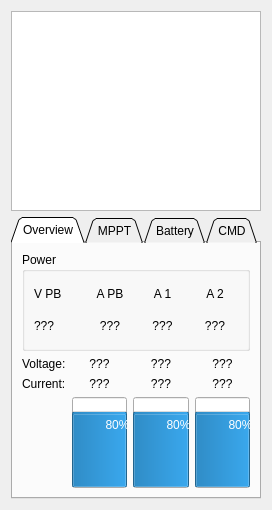
<?xml version="1.0" encoding="UTF-8"?>
<ui version="4.0">
 <class>EnergyBudget</class>
 <widget class="QWidget" name="EnergyBudget">
  <property name="geometry">
   <rect>
    <x>0</x>
    <y>0</y>
    <width>268</width>
    <height>485</height>
   </rect>
  </property>
  <property name="windowTitle">
   <string>Form</string>
  </property>
  <layout class="QVBoxLayout" name="verticalLayout_2">
   <item>
    <widget class="QGraphicsView" name="overviewGraphicsView">
     <property name="minimumSize">
      <size>
       <width>250</width>
       <height>200</height>
      </size>
     </property>
     <property name="verticalScrollBarPolicy">
      <enum>Qt::ScrollBarAlwaysOff</enum>
     </property>
     <property name="horizontalScrollBarPolicy">
      <enum>Qt::ScrollBarAlwaysOff</enum>
     </property>
     <property name="interactive">
      <bool>false</bool>
     </property>
    </widget>
   </item>
   <item>
    <widget class="QTabWidget" name="tabWidget">
     <property name="tabShape">
      <enum>QTabWidget::Triangular</enum>
     </property>
     <property name="currentIndex">
      <number>0</number>
     </property>
     <widget class="QWidget" name="overviewTab">
      <attribute name="title">
       <string>Overview</string>
      </attribute>
      <layout class="QVBoxLayout" name="verticalLayout">
       <item>
        <widget class="QGroupBox" name="PowerGroupBox">
         <property name="title">
          <string>Power</string>
         </property>
         <layout class="QGridLayout" name="gridLayout_3">
          <item row="0" column="0">
           <widget class="QLabel" name="powerVLabel">
            <property name="text">
             <string>V PB</string>
            </property>
           </widget>
          </item>
          <item row="0" column="1">
           <widget class="QLabel" name="powerALabel">
            <property name="text">
             <string>A PB</string>
            </property>
            <property name="alignment">
             <set>Qt::AlignCenter</set>
            </property>
           </widget>
          </item>
          <item row="0" column="2">
           <widget class="QLabel" name="powerA1Label">
            <property name="text">
             <string>A 1</string>
            </property>
            <property name="alignment">
             <set>Qt::AlignCenter</set>
            </property>
           </widget>
          </item>
          <item row="0" column="3">
           <widget class="QLabel" name="powerA2Label">
            <property name="text">
             <string>A 2</string>
            </property>
            <property name="alignment">
             <set>Qt::AlignCenter</set>
            </property>
           </widget>
          </item>
          <item row="1" column="0">
           <widget class="QLabel" name="powerVValue">
            <property name="text">
             <string>???</string>
            </property>
           </widget>
          </item>
          <item row="1" column="1">
           <widget class="QLabel" name="powerAValue">
            <property name="text">
             <string>???</string>
            </property>
            <property name="alignment">
             <set>Qt::AlignCenter</set>
            </property>
           </widget>
          </item>
          <item row="1" column="2">
           <widget class="QLabel" name="powerA1Value">
            <property name="text">
             <string>???</string>
            </property>
            <property name="alignment">
             <set>Qt::AlignCenter</set>
            </property>
           </widget>
          </item>
          <item row="1" column="3">
           <widget class="QLabel" name="powerA2Value">
            <property name="text">
             <string>???</string>
            </property>
            <property name="alignment">
             <set>Qt::AlignCenter</set>
            </property>
           </widget>
          </item>
         </layout>
        </widget>
       </item>
       <item>
        <layout class="QGridLayout" name="gridLayout_4">
         <item row="0" column="0">
          <widget class="QLabel" name="batVLabel_2">
           <property name="text">
            <string>Voltage:</string>
           </property>
          </widget>
         </item>
         <item row="0" column="1">
          <widget class="QLabel" name="bat1VLabel_2">
           <property name="text">
            <string>???</string>
           </property>
           <property name="alignment">
            <set>Qt::AlignCenter</set>
           </property>
          </widget>
         </item>
         <item row="0" column="2">
          <widget class="QLabel" name="bat2VLabel_2">
           <property name="text">
            <string>???</string>
           </property>
           <property name="alignment">
            <set>Qt::AlignCenter</set>
           </property>
          </widget>
         </item>
         <item row="0" column="3">
          <widget class="QLabel" name="bat3VLabel_2">
           <property name="text">
            <string>???</string>
           </property>
           <property name="alignment">
            <set>Qt::AlignCenter</set>
           </property>
          </widget>
         </item>
         <item row="1" column="0">
          <widget class="QLabel" name="batPowerLabel_2">
           <property name="text">
            <string>Current:</string>
           </property>
          </widget>
         </item>
         <item row="1" column="1">
          <widget class="QLabel" name="bat1CurrentLabel_2">
           <property name="text">
            <string>???</string>
           </property>
           <property name="alignment">
            <set>Qt::AlignCenter</set>
           </property>
          </widget>
         </item>
         <item row="1" column="2">
          <widget class="QLabel" name="bat2CurrentLabel_2">
           <property name="text">
            <string>???</string>
           </property>
           <property name="alignment">
            <set>Qt::AlignCenter</set>
           </property>
          </widget>
         </item>
         <item row="1" column="3">
          <widget class="QLabel" name="bat3CurrentLabel_2">
           <property name="text">
            <string>???</string>
           </property>
           <property name="alignment">
            <set>Qt::AlignCenter</set>
           </property>
          </widget>
         </item>
         <item row="2" column="1">
          <widget class="QProgressBar" name="bat1SoCBar">
           <property name="enabled">
            <bool>true</bool>
           </property>
           <property name="sizePolicy">
            <sizepolicy hsizetype="Expanding" vsizetype="Fixed">
             <horstretch>0</horstretch>
             <verstretch>0</verstretch>
            </sizepolicy>
           </property>
           <property name="minimumSize">
            <size>
             <width>30</width>
             <height>90</height>
            </size>
           </property>
           <property name="value">
            <number>80</number>
           </property>
           <property name="alignment">
            <set>Qt::AlignCenter</set>
           </property>
           <property name="textVisible">
            <bool>true</bool>
           </property>
           <property name="orientation">
            <enum>Qt::Vertical</enum>
           </property>
           <property name="invertedAppearance">
            <bool>false</bool>
           </property>
           <property name="textDirection">
            <enum>QProgressBar::BottomToTop</enum>
           </property>
          </widget>
         </item>
         <item row="2" column="2">
          <widget class="QProgressBar" name="bat2SoCBar">
           <property name="sizePolicy">
            <sizepolicy hsizetype="Expanding" vsizetype="Fixed">
             <horstretch>0</horstretch>
             <verstretch>0</verstretch>
            </sizepolicy>
           </property>
           <property name="minimumSize">
            <size>
             <width>30</width>
             <height>90</height>
            </size>
           </property>
           <property name="value">
            <number>80</number>
           </property>
           <property name="alignment">
            <set>Qt::AlignCenter</set>
           </property>
           <property name="textVisible">
            <bool>true</bool>
           </property>
           <property name="orientation">
            <enum>Qt::Vertical</enum>
           </property>
           <property name="invertedAppearance">
            <bool>false</bool>
           </property>
           <property name="textDirection">
            <enum>QProgressBar::BottomToTop</enum>
           </property>
          </widget>
         </item>
         <item row="2" column="3">
          <widget class="QProgressBar" name="bat3SoCBar">
           <property name="sizePolicy">
            <sizepolicy hsizetype="Expanding" vsizetype="Fixed">
             <horstretch>0</horstretch>
             <verstretch>0</verstretch>
            </sizepolicy>
           </property>
           <property name="minimumSize">
            <size>
             <width>30</width>
             <height>90</height>
            </size>
           </property>
           <property name="value">
            <number>80</number>
           </property>
           <property name="alignment">
            <set>Qt::AlignCenter</set>
           </property>
           <property name="textVisible">
            <bool>true</bool>
           </property>
           <property name="orientation">
            <enum>Qt::Vertical</enum>
           </property>
           <property name="invertedAppearance">
            <bool>false</bool>
           </property>
           <property name="textDirection">
            <enum>QProgressBar::BottomToTop</enum>
           </property>
          </widget>
         </item>
        </layout>
       </item>
      </layout>
     </widget>
     <widget class="QWidget" name="mpptTab">
      <attribute name="title">
       <string>MPPT</string>
      </attribute>
      <layout class="QGridLayout" name="gridLayout">
       <item row="0" column="0">
        <widget class="QLabel" name="mpptVLabel">
         <property name="text">
          <string>Voltage:</string>
         </property>
        </widget>
       </item>
       <item row="0" column="1">
        <widget class="QLabel" name="mppt1VLabel">
         <property name="text">
          <string>???</string>
         </property>
         <property name="alignment">
          <set>Qt::AlignCenter</set>
         </property>
        </widget>
       </item>
       <item row="0" column="2">
        <widget class="QLabel" name="mppt2VLabel">
         <property name="text">
          <string>???</string>
         </property>
         <property name="alignment">
          <set>Qt::AlignCenter</set>
         </property>
        </widget>
       </item>
       <item row="0" column="3">
        <widget class="QLabel" name="mppt3VLabel">
         <property name="text">
          <string>???</string>
         </property>
         <property name="alignment">
          <set>Qt::AlignCenter</set>
         </property>
        </widget>
       </item>
       <item row="1" column="0">
        <widget class="QLabel" name="mpptALabel">
         <property name="text">
          <string>Current:</string>
         </property>
        </widget>
       </item>
       <item row="1" column="1">
        <widget class="QLabel" name="mppt1ALabel">
         <property name="text">
          <string>???</string>
         </property>
         <property name="alignment">
          <set>Qt::AlignCenter</set>
         </property>
        </widget>
       </item>
       <item row="1" column="2">
        <widget class="QLabel" name="mppt2ALabel">
         <property name="text">
          <string>???</string>
         </property>
         <property name="alignment">
          <set>Qt::AlignCenter</set>
         </property>
        </widget>
       </item>
       <item row="1" column="3">
        <widget class="QLabel" name="mppt3ALabel">
         <property name="text">
          <string>???</string>
         </property>
         <property name="alignment">
          <set>Qt::AlignCenter</set>
         </property>
        </widget>
       </item>
       <item row="2" column="0">
        <widget class="QLabel" name="mpptPowerLabel">
         <property name="text">
          <string>Power:</string>
         </property>
        </widget>
       </item>
       <item row="2" column="1">
        <widget class="QLabel" name="mppt1PowerLabel">
         <property name="text">
          <string>???</string>
         </property>
         <property name="alignment">
          <set>Qt::AlignCenter</set>
         </property>
        </widget>
       </item>
       <item row="2" column="2">
        <widget class="QLabel" name="mppt2PowerLabel">
         <property name="text">
          <string>???</string>
         </property>
         <property name="alignment">
          <set>Qt::AlignCenter</set>
         </property>
        </widget>
       </item>
       <item row="2" column="3">
        <widget class="QLabel" name="mppt3PowerLabel">
         <property name="text">
          <string>???</string>
         </property>
         <property name="alignment">
          <set>Qt::AlignCenter</set>
         </property>
        </widget>
       </item>
       <item row="3" column="0">
        <widget class="QLabel" name="mpptModLabel">
         <property name="text">
          <string>Modus:</string>
         </property>
        </widget>
       </item>
       <item row="3" column="1">
        <widget class="QLabel" name="mppt1ModLabel">
         <property name="text">
          <string>???</string>
         </property>
         <property name="alignment">
          <set>Qt::AlignCenter</set>
         </property>
        </widget>
       </item>
       <item row="3" column="2">
        <widget class="QLabel" name="mppt2ModLabel">
         <property name="text">
          <string>???</string>
         </property>
         <property name="alignment">
          <set>Qt::AlignCenter</set>
         </property>
        </widget>
       </item>
       <item row="3" column="3">
        <widget class="QLabel" name="mppt3ModLabel">
         <property name="text">
          <string>???</string>
         </property>
         <property name="alignment">
          <set>Qt::AlignCenter</set>
         </property>
        </widget>
       </item>
       <item row="4" column="0">
        <widget class="QLabel" name="mpptStatLabel">
         <property name="text">
          <string>Status:</string>
         </property>
        </widget>
       </item>
       <item row="4" column="1">
        <widget class="QLabel" name="mppt1StatLabel">
         <property name="text">
          <string>???</string>
         </property>
         <property name="alignment">
          <set>Qt::AlignCenter</set>
         </property>
        </widget>
       </item>
       <item row="4" column="2">
        <widget class="QLabel" name="mppt2StatLabel">
         <property name="text">
          <string>???</string>
         </property>
         <property name="alignment">
          <set>Qt::AlignCenter</set>
         </property>
        </widget>
       </item>
       <item row="4" column="3">
        <widget class="QLabel" name="mppt3StatLabel">
         <property name="text">
          <string>???</string>
         </property>
         <property name="alignment">
          <set>Qt::AlignCenter</set>
         </property>
        </widget>
       </item>
       <item row="5" column="0">
        <widget class="QLabel" name="mpptPwmLabel">
         <property name="text">
          <string>PWM:</string>
         </property>
        </widget>
       </item>
       <item row="5" column="1">
        <widget class="QLabel" name="mppt1PwmLabel">
         <property name="text">
          <string>???</string>
         </property>
         <property name="alignment">
          <set>Qt::AlignCenter</set>
         </property>
        </widget>
       </item>
       <item row="5" column="2">
        <widget class="QLabel" name="mppt2PwmLabel">
         <property name="text">
          <string>???</string>
         </property>
         <property name="alignment">
          <set>Qt::AlignCenter</set>
         </property>
        </widget>
       </item>
       <item row="5" column="3">
        <widget class="QLabel" name="mppt3PwmLabel">
         <property name="text">
          <string>???</string>
         </property>
         <property name="alignment">
          <set>Qt::AlignCenter</set>
         </property>
        </widget>
       </item>
       <item row="6" column="0">
        <spacer name="verticalSpacer">
         <property name="orientation">
          <enum>Qt::Vertical</enum>
         </property>
         <property name="sizeHint" stdset="0">
          <size>
           <width>20</width>
           <height>125</height>
          </size>
         </property>
        </spacer>
       </item>
       <item row="6" column="1">
        <spacer name="verticalSpacer_2">
         <property name="orientation">
          <enum>Qt::Vertical</enum>
         </property>
         <property name="sizeHint" stdset="0">
          <size>
           <width>20</width>
           <height>125</height>
          </size>
         </property>
        </spacer>
       </item>
       <item row="6" column="2">
        <spacer name="verticalSpacer_3">
         <property name="orientation">
          <enum>Qt::Vertical</enum>
         </property>
         <property name="sizeHint" stdset="0">
          <size>
           <width>20</width>
           <height>125</height>
          </size>
         </property>
        </spacer>
       </item>
       <item row="6" column="3">
        <spacer name="verticalSpacer_4">
         <property name="orientation">
          <enum>Qt::Vertical</enum>
         </property>
         <property name="sizeHint" stdset="0">
          <size>
           <width>20</width>
           <height>125</height>
          </size>
         </property>
        </spacer>
       </item>
      </layout>
     </widget>
     <widget class="QWidget" name="batteryTab">
      <attribute name="title">
       <string>Battery</string>
      </attribute>
      <layout class="QGridLayout" name="gridLayout_2">
       <item row="0" column="0">
        <widget class="QLabel" name="batVLabel">
         <property name="text">
          <string>Voltage:</string>
         </property>
        </widget>
       </item>
       <item row="0" column="1">
        <widget class="QLabel" name="bat1VLabel">
         <property name="text">
          <string>???</string>
         </property>
         <property name="alignment">
          <set>Qt::AlignCenter</set>
         </property>
        </widget>
       </item>
       <item row="0" column="2">
        <widget class="QLabel" name="bat2VLabel">
         <property name="text">
          <string>???</string>
         </property>
         <property name="alignment">
          <set>Qt::AlignCenter</set>
         </property>
        </widget>
       </item>
       <item row="0" column="3">
        <widget class="QLabel" name="bat3VLabel">
         <property name="text">
          <string>???</string>
         </property>
         <property name="alignment">
          <set>Qt::AlignCenter</set>
         </property>
        </widget>
       </item>
       <item row="1" column="0">
        <widget class="QLabel" name="batALabel">
         <property name="text">
          <string>Current:</string>
         </property>
        </widget>
       </item>
       <item row="1" column="1">
        <widget class="QLabel" name="bat1ALabel">
         <property name="text">
          <string>???</string>
         </property>
         <property name="alignment">
          <set>Qt::AlignCenter</set>
         </property>
        </widget>
       </item>
       <item row="1" column="2">
        <widget class="QLabel" name="bat2ALabel">
         <property name="text">
          <string>???</string>
         </property>
         <property name="alignment">
          <set>Qt::AlignCenter</set>
         </property>
        </widget>
       </item>
       <item row="1" column="3">
        <widget class="QLabel" name="bat3ALabel">
         <property name="text">
          <string>???</string>
         </property>
         <property name="alignment">
          <set>Qt::AlignCenter</set>
         </property>
        </widget>
       </item>
       <item row="2" column="0">
        <widget class="QLabel" name="batPowerLabel">
         <property name="text">
          <string>Power:</string>
         </property>
        </widget>
       </item>
       <item row="2" column="1">
        <widget class="QLabel" name="bat1PowerLabel">
         <property name="text">
          <string>???</string>
         </property>
         <property name="alignment">
          <set>Qt::AlignCenter</set>
         </property>
        </widget>
       </item>
       <item row="2" column="2">
        <widget class="QLabel" name="bat2PowerLabel">
         <property name="text">
          <string>???</string>
         </property>
         <property name="alignment">
          <set>Qt::AlignCenter</set>
         </property>
        </widget>
       </item>
       <item row="2" column="3">
        <widget class="QLabel" name="bat3PowerLabel">
         <property name="text">
          <string>???</string>
         </property>
         <property name="alignment">
          <set>Qt::AlignCenter</set>
         </property>
        </widget>
       </item>
       <item row="3" column="0">
        <widget class="QLabel" name="batTempLabel">
         <property name="text">
          <string>Temp:</string>
         </property>
        </widget>
       </item>
       <item row="3" column="1">
        <widget class="QLabel" name="bat1TempLabel">
         <property name="text">
          <string>???</string>
         </property>
         <property name="alignment">
          <set>Qt::AlignCenter</set>
         </property>
        </widget>
       </item>
       <item row="3" column="2">
        <widget class="QLabel" name="bat2TempLabel">
         <property name="text">
          <string>???</string>
         </property>
         <property name="alignment">
          <set>Qt::AlignCenter</set>
         </property>
        </widget>
       </item>
       <item row="3" column="3">
        <widget class="QLabel" name="bat3TempLabel">
         <property name="text">
          <string>???</string>
         </property>
         <property name="alignment">
          <set>Qt::AlignCenter</set>
         </property>
        </widget>
       </item>
       <item row="4" column="0">
        <widget class="QLabel" name="batStatLabel">
         <property name="text">
          <string>Status:</string>
         </property>
        </widget>
       </item>
       <item row="4" column="1">
        <widget class="QLabel" name="bat1StatLabel">
         <property name="text">
          <string>???</string>
         </property>
         <property name="alignment">
          <set>Qt::AlignCenter</set>
         </property>
        </widget>
       </item>
       <item row="4" column="2">
        <widget class="QLabel" name="bat2StatLabel">
         <property name="text">
          <string>???</string>
         </property>
         <property name="alignment">
          <set>Qt::AlignCenter</set>
         </property>
        </widget>
       </item>
       <item row="4" column="3">
        <widget class="QLabel" name="bat3StatLabel">
         <property name="text">
          <string>???</string>
         </property>
         <property name="alignment">
          <set>Qt::AlignCenter</set>
         </property>
        </widget>
       </item>
       <item row="5" column="0">
        <widget class="QLabel" name="batHFLabel">
         <property name="text">
          <string>HostFet:</string>
         </property>
        </widget>
       </item>
       <item row="5" column="1">
        <widget class="QLabel" name="bat1HFLabel">
         <property name="text">
          <string>???</string>
         </property>
         <property name="alignment">
          <set>Qt::AlignCenter</set>
         </property>
        </widget>
       </item>
       <item row="5" column="2">
        <widget class="QLabel" name="bat2HFLabel">
         <property name="text">
          <string>???</string>
         </property>
         <property name="alignment">
          <set>Qt::AlignCenter</set>
         </property>
        </widget>
       </item>
       <item row="5" column="3">
        <widget class="QLabel" name="bat3HFLabel">
         <property name="text">
          <string>???</string>
         </property>
         <property name="alignment">
          <set>Qt::AlignCenter</set>
         </property>
        </widget>
       </item>
       <item row="6" column="0">
        <widget class="QLabel" name="batCell1Label">
         <property name="text">
          <string>Cell1:</string>
         </property>
        </widget>
       </item>
       <item row="6" column="1">
        <widget class="QLabel" name="bat1Cell1Label">
         <property name="text">
          <string>???</string>
         </property>
         <property name="alignment">
          <set>Qt::AlignCenter</set>
         </property>
        </widget>
       </item>
       <item row="6" column="2">
        <widget class="QLabel" name="bat2Cell1Label">
         <property name="text">
          <string>???</string>
         </property>
         <property name="alignment">
          <set>Qt::AlignCenter</set>
         </property>
        </widget>
       </item>
       <item row="6" column="3">
        <widget class="QLabel" name="bat3Cell1Label">
         <property name="text">
          <string>???</string>
         </property>
         <property name="alignment">
          <set>Qt::AlignCenter</set>
         </property>
        </widget>
       </item>
       <item row="7" column="0">
        <widget class="QLabel" name="batCell2Label">
         <property name="text">
          <string>Cell2:</string>
         </property>
        </widget>
       </item>
       <item row="7" column="1">
        <widget class="QLabel" name="bat1Cell2Label">
         <property name="text">
          <string>???</string>
         </property>
         <property name="alignment">
          <set>Qt::AlignCenter</set>
         </property>
        </widget>
       </item>
       <item row="7" column="2">
        <widget class="QLabel" name="bat2Cell2Label">
         <property name="text">
          <string>???</string>
         </property>
         <property name="alignment">
          <set>Qt::AlignCenter</set>
         </property>
        </widget>
       </item>
       <item row="7" column="3">
        <widget class="QLabel" name="bat3Cell2Label">
         <property name="text">
          <string>???</string>
         </property>
         <property name="alignment">
          <set>Qt::AlignCenter</set>
         </property>
        </widget>
       </item>
       <item row="8" column="0">
        <widget class="QLabel" name="batCell3Label">
         <property name="text">
          <string>Cell3:</string>
         </property>
        </widget>
       </item>
       <item row="8" column="1">
        <widget class="QLabel" name="bat1Cell3Label">
         <property name="text">
          <string>???</string>
         </property>
         <property name="alignment">
          <set>Qt::AlignCenter</set>
         </property>
        </widget>
       </item>
       <item row="8" column="2">
        <widget class="QLabel" name="bat2Cell3Label">
         <property name="text">
          <string>???</string>
         </property>
         <property name="alignment">
          <set>Qt::AlignCenter</set>
         </property>
        </widget>
       </item>
       <item row="8" column="3">
        <widget class="QLabel" name="bat3Cell3Label">
         <property name="text">
          <string>???</string>
         </property>
         <property name="alignment">
          <set>Qt::AlignCenter</set>
         </property>
        </widget>
       </item>
       <item row="9" column="0">
        <widget class="QLabel" name="batCell4Label">
         <property name="text">
          <string>Cell4:</string>
         </property>
        </widget>
       </item>
       <item row="9" column="1">
        <widget class="QLabel" name="bat1Cell4Label">
         <property name="text">
          <string>???</string>
         </property>
         <property name="alignment">
          <set>Qt::AlignCenter</set>
         </property>
        </widget>
       </item>
       <item row="9" column="2">
        <widget class="QLabel" name="bat2Cell4Label">
         <property name="text">
          <string>???</string>
         </property>
         <property name="alignment">
          <set>Qt::AlignCenter</set>
         </property>
        </widget>
       </item>
       <item row="9" column="3">
        <widget class="QLabel" name="bat3Cell4Label">
         <property name="text">
          <string>???</string>
         </property>
         <property name="alignment">
          <set>Qt::AlignCenter</set>
         </property>
        </widget>
       </item>
       <item row="10" column="0">
        <widget class="QLabel" name="batCell5Label">
         <property name="text">
          <string>Cell5:</string>
         </property>
        </widget>
       </item>
       <item row="10" column="1">
        <widget class="QLabel" name="bat1Cell5Label">
         <property name="text">
          <string>???</string>
         </property>
         <property name="alignment">
          <set>Qt::AlignCenter</set>
         </property>
        </widget>
       </item>
       <item row="10" column="2">
        <widget class="QLabel" name="bat2Cell5Label">
         <property name="text">
          <string>???</string>
         </property>
         <property name="alignment">
          <set>Qt::AlignCenter</set>
         </property>
        </widget>
       </item>
       <item row="10" column="3">
        <widget class="QLabel" name="bat3Cell5Label">
         <property name="text">
          <string>???</string>
         </property>
         <property name="alignment">
          <set>Qt::AlignCenter</set>
         </property>
        </widget>
       </item>
       <item row="11" column="0">
        <widget class="QLabel" name="batCell6Label">
         <property name="text">
          <string>Cell6:</string>
         </property>
        </widget>
       </item>
       <item row="11" column="1">
        <widget class="QLabel" name="bat1Cell6Label">
         <property name="text">
          <string>???</string>
         </property>
         <property name="alignment">
          <set>Qt::AlignCenter</set>
         </property>
        </widget>
       </item>
       <item row="11" column="2">
        <widget class="QLabel" name="bat2Cell6Label">
         <property name="text">
          <string>???</string>
         </property>
         <property name="alignment">
          <set>Qt::AlignCenter</set>
         </property>
        </widget>
       </item>
       <item row="11" column="3">
        <widget class="QLabel" name="bat3Cell6Label">
         <property name="text">
          <string>???</string>
         </property>
         <property name="alignment">
          <set>Qt::AlignCenter</set>
         </property>
        </widget>
       </item>
      </layout>
     </widget>
     <widget class="QWidget" name="CMDTab">
      <attribute name="title">
       <string>CMD</string>
      </attribute>
      <widget class="QPushButton" name="ResetMPPTButton">
       <property name="geometry">
        <rect>
         <x>160</x>
         <y>10</y>
         <width>75</width>
         <height>24</height>
        </rect>
       </property>
       <property name="text">
        <string>PushButton</string>
       </property>
      </widget>
      <widget class="QLineEdit" name="ResetMPPTEdit">
       <property name="geometry">
        <rect>
         <x>112</x>
         <y>10</y>
         <width>41</width>
         <height>24</height>
        </rect>
       </property>
      </widget>
      <widget class="QLabel" name="ResetMPPTLabel">
       <property name="geometry">
        <rect>
         <x>10</x>
         <y>10</y>
         <width>91</width>
         <height>24</height>
        </rect>
       </property>
       <property name="focusPolicy">
        <enum>Qt::TabFocus</enum>
       </property>
       <property name="text">
        <string>Reset MPPT Nr. :</string>
       </property>
      </widget>
     </widget>
    </widget>
   </item>
  </layout>
 </widget>
 <resources/>
 <connections/>
</ui>
